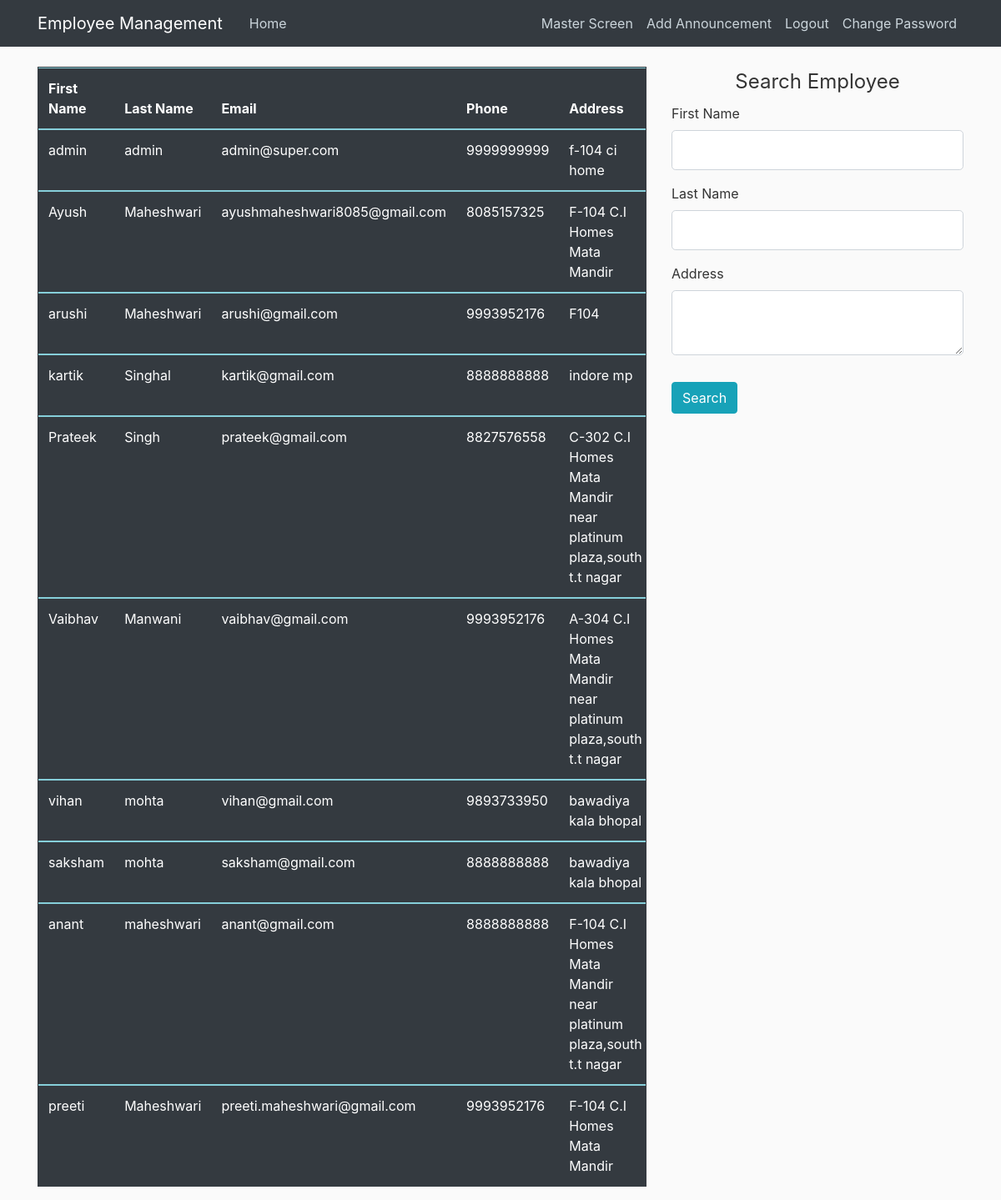
The app's page /master (signed in) with its own data.
### employeemanagement/models.py (models this page shows, shortened)
class Employee(db.Model, UserMixin):
    id = db.Column(db.Integer, primary_key=True)
    FirstName = db.Column(db.String(20), nullable=False)
    LastName = db.Column(db.String(20), nullable=False)
    email = db.Column(db.String(120), unique=True, nullable=False)
    phone = db.Column(db.Integer, nullable=False)
    dob = db.Column(db.Date, nullable=False)
    address = db.Column(db.Text, nullable=False)
    isAdmin = db.Column(db.Boolean, nullable=False, default=False)
    password = db.Column(db.String(60), nullable=False)

### employeemanagement/routes.py (the view, shortened to what this page needs)
@app.route("/master", methods=['GET', 'POST'])
@login_required
def master():
    if not current_user.isAdmin:
        flash("Please login as admin to access this page")
        logout_user()
        return redirect(url_for('login'))
    employ = Employee.query.all()
    form = SearchForm()
    return render_template("admin/EmployeeMaster.html", posts=employ, form=form)

### employeemanagement/forms.py
class SearchForm(FlaskForm):
    name = StringField('First Name', validators=[DataRequired()])
    lname = StringField('Last Name', validators=[DataRequired()])
    address = TextAreaField('Address', validators=[DataRequired()])
    submit = SubmitField('Search', render_kw={'class': 'btn btn-success btn-sm btn-block'})

### employeemanagement/models.py (called while the page is built)
@login_manager.user_loader
def load_user(user_id):
    return Employee.query.get(int(user_id))

### employeemanagement/templates/admin/EmployeeMaster.html (shortened to what this page needs)
{% extends "layout.html" %}
{% block content %}
        <table class="table table-info table-responsive bg-dark text-white border border-dark">
              <thead>
                <tr>
                  <th scope="col">First Name</th>
                  <th scope="col">Last Name</th>
                  <th scope="col">Email</th>
                  <th scope="col">Phone</th>
                  <th scope="col">Address</th>
                </tr>
              </thead>
        {% for post in posts %}
              <tbody>
                <tr>
                  <td>{{post.FirstName}}</td>
                  <td>{{post.LastName}}</td>
                  <td>{{post.email}}</td>
                  <td>{{post.phone}}</td>
                  <td>{{post.address}}</td>
                </tr>
              </tbody>
        {% endfor %}
        </table>
{% endblock content %}
{% block search %}
    <form method="POST" action="" class="form">
        <fieldset class="form-group ">
            <legend class="border-bottom-mb-4  text-center  " > Search Employee</legend>
            <div class="form-group " >
                {{ form.name.label(class="form-control-label") }}
                {% if form.name.errors %}
                    {{ form.name(class="form-control form-control-lg is-invalid ") }}
                    <div class="invalid-feedback">
                        {% for error in form.name.errors %}
                            <span> {{ error }} </span>
                        {% endfor %}
                    </div>
                {% else %}
                    {{ form.name(class="form-control form-control-lg ") }}
                {% endif %}
            </div>
            <div class="form-group">
                {{ form.lname.label(class="form-control-label") }}
                {% if form.lname.errors %}
                    {{ form.lname(class="form-control form-control-lg is-invalid") }}
                    <div class="invalid-feedback">
                        {% for error in form.lname.errors %}
                            <span> {{ error }} </span>
                        {% endfor %}
                    </div>
                {% else %}
                    {{ form.lname(class="form-control form-control-lg ") }}
                {% endif %}
            </div>
            <div class="form-group">
                {{ form.address.label(class="form-control-label") }}
                {% if form.address.errors %}
                    {{ form.address(class="form-control form-control-lg is-invalid") }}
                    <div class="invalid-feedback">
                        {% for error in form.address.errors %}
                            <span> {{ error }} </span>
                        {% endfor %}
                    </div>
                {% else %}
                    {{ form.address(class="form-control form-control-lg ") }}
                {% endif %}
            </div>
        </fieldset>
        <div class="form-group">
                {{ form.submit(class="btn btn-outline-info bg-info text-white text-center ")}}
        </div>
    </form>
{% endblock %}

### employeemanagement/templates/layout.html (shortened to what this page needs)
<!DOCTYPE html>
<html lang="en">
<head>
    <link rel="stylesheet" href="https://stackpath.bootstrapcdn.com/bootstrap/4.3.1/css/bootstrap.min.css">
    <link rel="stylesheet" type="text/css" href="{{ url_for('static',filename='main.css' ) }}">
</head>
<body>
    <header class="site-header">
      <nav class="navbar navbar-expand-md navbar-dark bg-dark fixed-top">
        <div class="container">
          <a class="navbar-brand mr-4" href="/">Employee Management</a>
          <div class="collapse navbar-collapse" id="navbarToggle">
            <div class="navbar-nav mr-auto">
              <a class="nav-item nav-link" href="/">Home</a>
            </div>
            <div class="navbar-nav">
                {% if current_user.is_authenticated %}
                    {% if not current_user.isAdmin %}
                        <a class="nav-item nav-link" href="{{ url_for('details') }}">Details</a>
                        <a class="nav-item nav-link" href="{{ url_for('logout') }}">Logout</a>
                    {% else %}
                        <a class="nav-item nav-link" href="{{ url_for('master') }}">Master Screen</a>
                        <a class="nav-item nav-link" href="{{ url_for('add_announcement') }}">Add Announcement</a>
                        <a class="nav-item nav-link" href="{{ url_for('logout') }}">Logout</a>
                    {% endif %}
                    <a class="nav-item nav-link" href="{{ url_for('update_password', employee_id=current_user.id ) }}">Change Password</a>
                {%else%}
                    <a class="nav-item nav-link" href="/login">Login</a>
                    <a class="nav-item nav-link" href="/register">Register</a>
                {% endif %}
            </div>
          </div>
        </div>
      </nav>
    </header>
    <main role="main" class="container">
      <div class="row">
        <div class="col-md-8">
            {% block content %}
            {% endblock %}
        </div>
        <div class="col-md-4">
            {% if current_user.isAdmin %}
                {% block search %}
                {% endblock %}
            {% else %}
                {% block c2%}
                {% endblock %}
            {% endif %}
        </div>
      </div>
    </main>
</body>
</html>

### employeemanagement/static/main.css (style rules this page uses)
body { background: #fafafa; color: #333333; margin-top: 5rem; }
.site-header .navbar-nav .nav-link { color: #cbd5db; }

### records on screen
Employee: FirstName "admin", LastName "admin", email "admin@super.com", phone "9999999999", address "f-104 ci home"
Employee: FirstName "Ayush", LastName "Maheshwari", email "ayushmaheshwari8085@gmail.com", phone "8085157325", address "F-104 C.I Homes Mata Mandir"
Employee: FirstName "arushi", LastName "Maheshwari", email "arushi@gmail.com", phone "9993952176", address "F104"
Employee: FirstName "kartik", LastName "Singhal", email "kartik@gmail.com", phone "8888888888", address "indore mp"
Employee: FirstName "Prateek", LastName "Singh", email "prateek@gmail.com", phone "8827576558", address "C-302 C.I Homes Mata Mandir near platinum plaza,south t.t nagar"
Employee: FirstName "Vaibhav", LastName "Manwani", email "vaibhav@gmail.com", phone "9993952176", address "A-304 C.I Homes Mata Mandir near platinum plaza,south t.t nagar"
Employee: FirstName "vihan", LastName "mohta", email "vihan@gmail.com", phone "9893733950", address "bawadiya kala bhopal"
Employee: FirstName "saksham", LastName "mohta", email "saksham@gmail.com", phone "8888888888", address "bawadiya kala bhopal"
Employee: FirstName "anant", LastName "maheshwari", email "anant@gmail.com", phone "8888888888", address "F-104 C.I Homes Mata Mandir near platinum plaza,south t.t nagar"
Employee: FirstName "preeti", LastName "Maheshwari", email "preeti.maheshwari@gmail.com", phone "9993952176", address "F-104 C.I Homes Mata Mandir"
